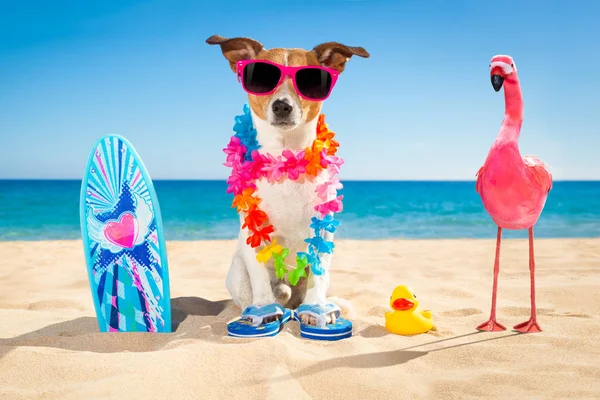
#> input picture data/dog.jpg, 600 x 400 px, found by its file name
$ jupyter execute 03_Image_processing.ipynb
#> lines starting #> are read from the running program, lines starting #| are printed output that depends on the picture; after the words box and inside, x2 and y2 are one past the last pixel; in counts of white or black regions, pixels touching at a corner belong together
# Image Processing

In this part,  we will learn how to do basic image processing using Python and the scientific packages openCV, Numpy, scikit-image, Matplotlib and Pandas.
## Some popular image processing libraries in python include:
- OpenCV
- scikit-image
- PIL
- and more\
We just tried scikit-image, Let's use OpenCV this time.

### Step 1: Set up the environment
import the necessary libraries

[cell 1]
import cv2
import numpy as np
import matplotlib.pyplot as plt
from skimage import io
# We are using the warning library to avoid getting a warning, it is not a big deal.
import warnings
warnings.filterwarnings("ignore")

### Step 2: Update an image
To upload an image in Google Colab, you can choose one of following:

option 1. Mount Google Drive : If your image is stored in Google Drive and you want to access it from Colab, you can mount your Google Drive by running the following code cell: \

from google.colab import drive\
drive.mount('/content/drive')

option 2. You can upload an image directly to Colab:

from google.colab import files \
uploaded = files.upload()

This will prompt you to select a file from your local machine. Select the image file you want to upload.

[cell 2]
from google.colab import files
uploaded = files.upload()
#> the answer given: dog.jpg

After the upload is complete, you can access the uploaded image file.
Read the uploaded image file

[cell 3]
file_name = next(iter(uploaded))
image = cv2.imread(file_name)
#> image is the input picture: shape (400, 600, 3); mean B, G, R 193.8, 184.8, 163

[cell 4]
# OpenCV reads images in BGR format, convert it to RGB
image_rgb = cv2.cvtColor(image, cv2.COLOR_BGR2RGB)

[cell 5]
# Display using matplotlib
plt.figure(figsize=(8, 6))
plt.imshow(image_rgb)
plt.axis('off')
plt.title('Summer Fun')
plt.show()

An RGB color is stored in a structure or unsigned integer with Blue occupying the least significant "area" (a byte in 32-bit and 24-bit formats), Green the second least, and Red the third least. BGR is the same, except the order of areas is reversed. Red occupies the least significant area, Green the second (still), and Blue the third.

### Step 3: Some basic image operations

[cell 6]
### Covert to grayscale
flag= cv2.IMREAD_GRAYSCALE
image_gray= cv2.imread(file_name, flag)
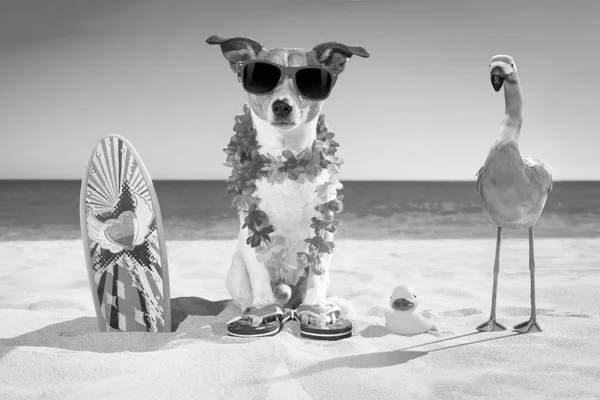
#> image_gray: shape (400, 600); min 0, max 255, mean 179.3
cmap= "gray" # cmap should be "gray" for grayscale images
plt.imshow(image_gray, cmap= cmap), plt.title("Gray Scale Image");

[cell 7]
### Resize an image to a new width and height
resized_image = cv2.resize(image, (300, 200))
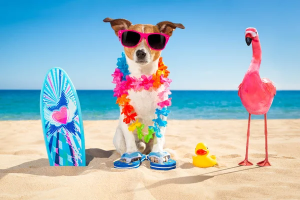
#> resized_image: shape (200, 300, 3); mean B, G, R 193.9, 184.9, 163.1
plt.imshow(cv2.cvtColor(resized_image, cv2.COLOR_BGR2RGB))

# Thresholding
* We use thresholding to convert images to binary, making it easier to manipulate images.
* We set a threshold and pixels below this threshold will be 0 (black), pixels above this threshold will be 1 (white).
* The image should be grayscale to make a meaningful thresholding.

[cell 8]
thresh, image_binary= cv2.threshold(image_gray, thresh= 150, maxval= 255, type= cv2.THRESH_BINARY)
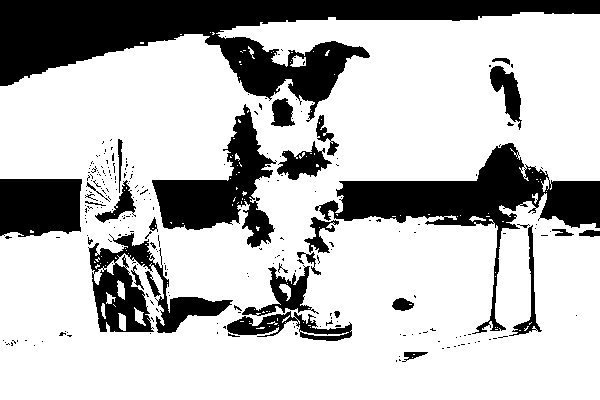
#> image_binary: shape (400, 600); 74% white; 256 black regions (225 under 20 px), largest, box (x1, y1, x2, y2) and area: (0, 0, 600, 122) 24813, (315, 143, 600, 334) 12080, (152, 104, 277, 248) 6764

[cell 9]
plt.figure(figsize= (15,10))
plt.subplot(1,2,1), plt.imshow(image_gray, cmap= "gray"), plt.title("Gray Image"), plt.axis("off")
plt.subplot(1,2,2), plt.imshow(image_binary, cmap= "binary"), plt.title("Binary Image"), plt.axis("off")
plt.show()
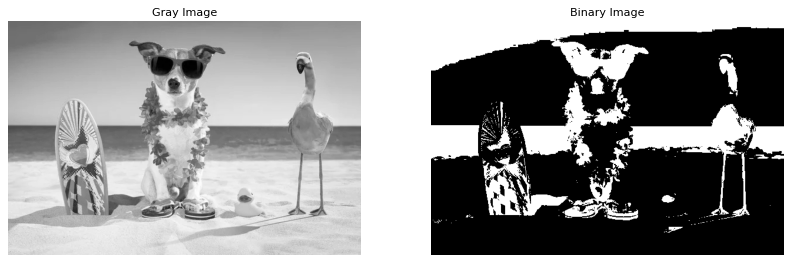
#> figure drawn by matplotlib, 2 panels

### Apply different filters to an image.

[cell 10]
blurred_image = cv2.GaussianBlur(image, (15, 15), 0)
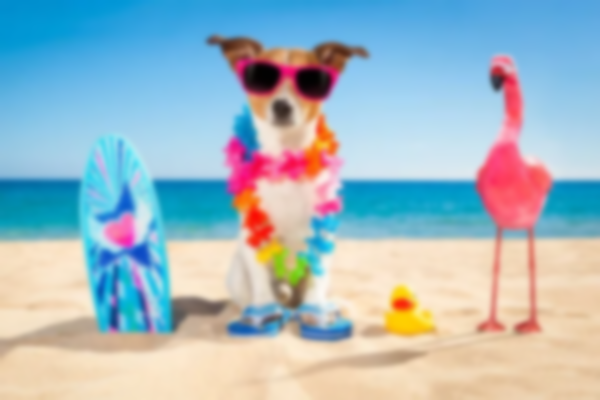
#> blurred_image: shape (400, 600, 3); mean B, G, R 193.8, 184.8, 163
# Display the blurred image
plt.imshow(cv2.cvtColor(blurred_image, cv2.COLOR_BGR2RGB))

### Edge Detection

[cell 11]
# Edge detection using Canny
edges = cv2.Canny(image_gray, 100, 200)
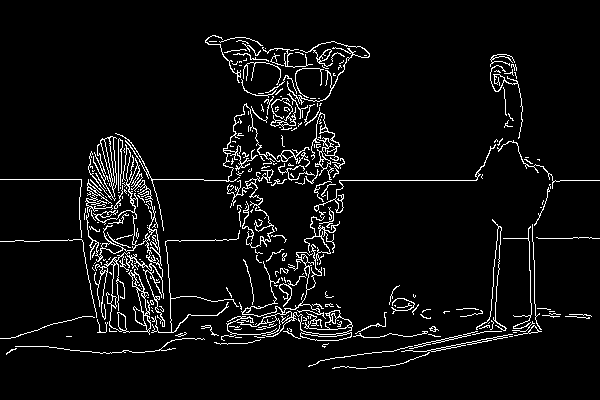
#> edges: shape (400, 600); 5.6% white in thin lines or dots, all inside (x1, y1, x2, y2) = (0, 35, 600, 369)
#> the answer given: smile.jpg

# Display the edges
plt.imshow(edges, cmap='gray')

## Create Your Own Sketch!
Let's have some fun!
1. Convert a photo into a pencil sketch effect.
you need to find a pic or take a pic yourself, print the original pic, then call the function below and print the new pic.

2. (optional) Try out advanced techniques like object detection, image segmentation, or feature extraction. some functions you may find from [here](https://docs.opencv.org/4.x/d2/d96/tutorial_py_table_of_contents_imgproc.html).

3. Add your sketch to a slide! \
Go to this google drive: https://drive.google.com/drive/folders/1mjBdJ8_ly4UlmieqODmyeCurRnA4Ewe3?usp=sharing \
Find today's date, and choose "image_processing" folder. \
Add your photo to a slide with your laptop number.

[cell 12]
def photo_sketch(image_path):
    # Read the image
#> called with image_path = 'smile.jpg'
    image = cv2.imread(image_path)
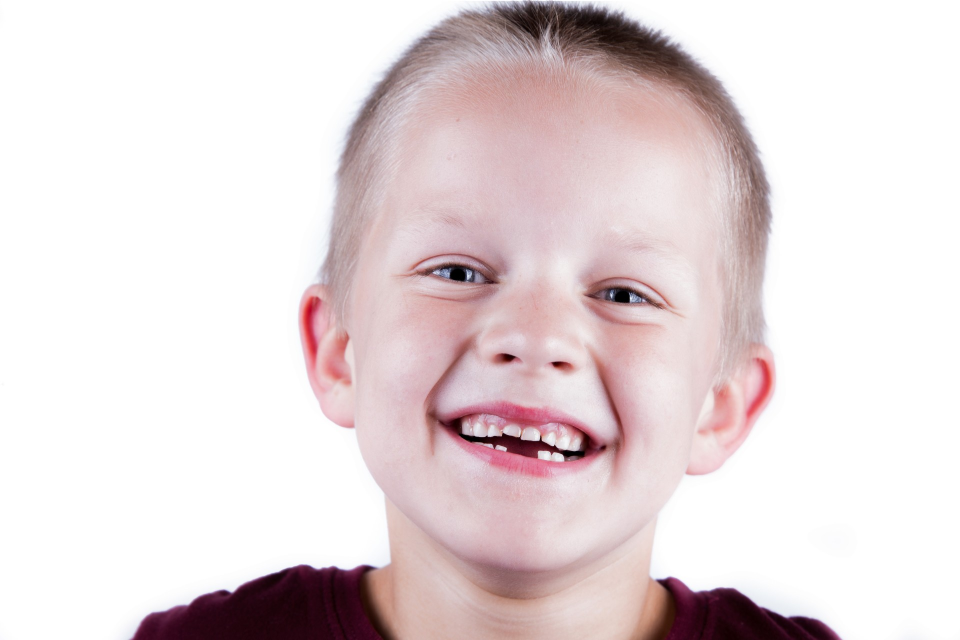
#> input picture data/smile.jpg, 1920 x 1280 px, found by its file name (shown at 1/2 size)
#> image is the input picture: shape (1280, 1920, 3); mean B, G, R 218.7, 217.3, 229.3

    # Convert the image to grayscale
    gray_image = cv2.cvtColor(image, cv2.COLOR_BGR2GRAY)
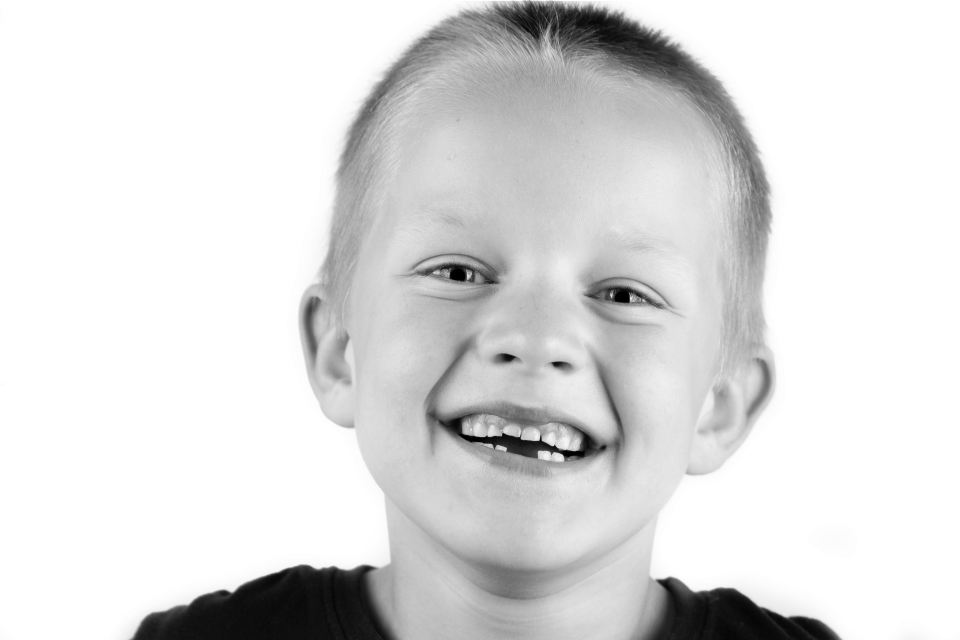
#> gray_image: shape (1280, 1920) (shown at 1/2 size); min 0, max 255, mean 221.1

    # Invert the grayscale image
    inverted_image = cv2.bitwise_not(gray_image)
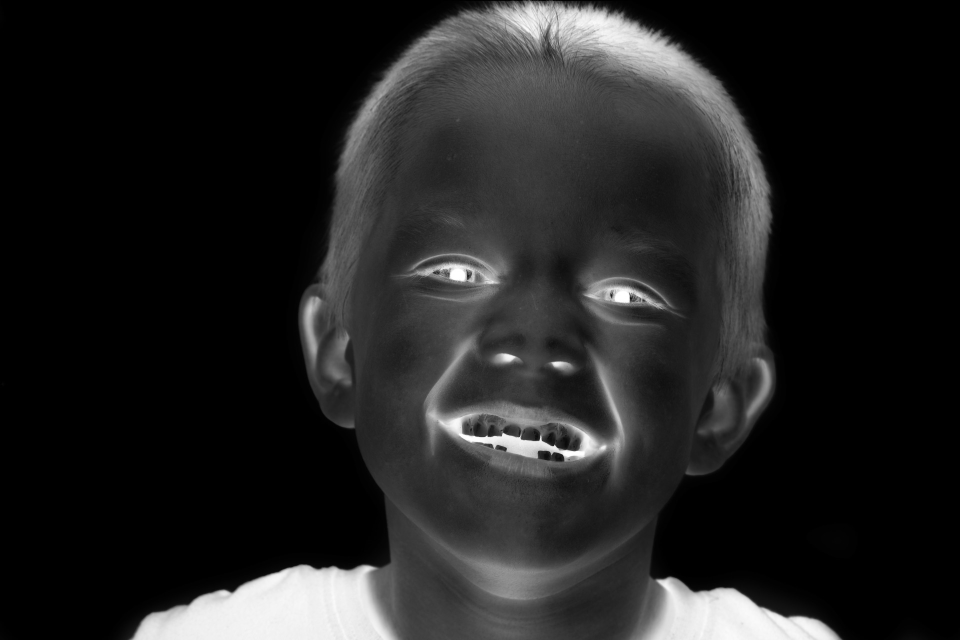
#> inverted_image: shape (1280, 1920) (shown at 1/2 size); min 0, max 255, mean 33.9

    # Apply Gaussian Blur
    blurred_image = cv2.GaussianBlur(inverted_image, (21, 21), 0)
#> blurred_image: shape (1280, 1920)

    # Invert the blurred image
    inverted_blurred_image = cv2.bitwise_not(blurred_image)

    # Create the pencil sketch
    sketch_image = cv2.divide(gray_image, inverted_blurred_image, scale=256.0)
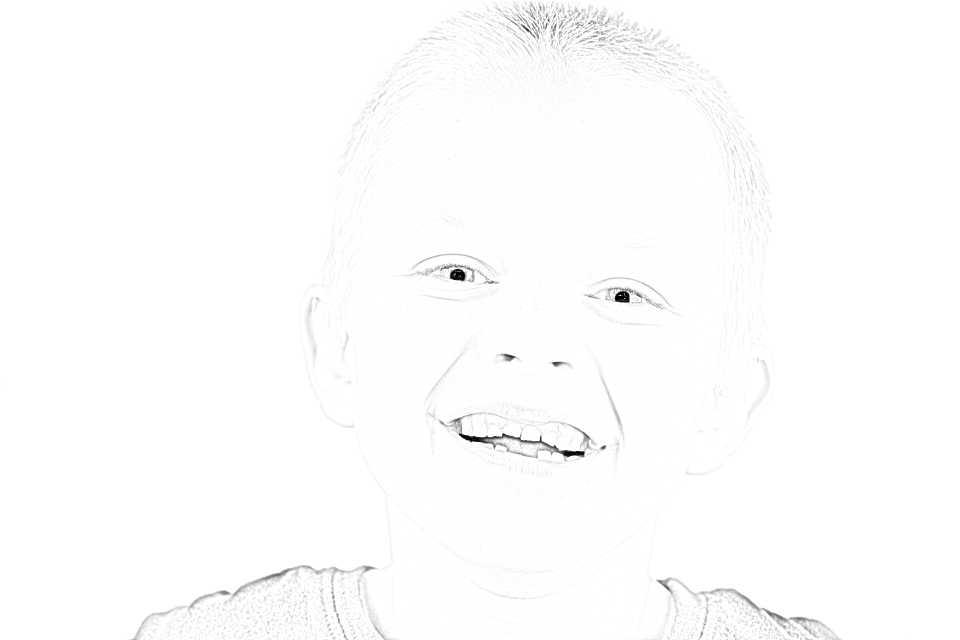
#> sketch_image: shape (1280, 1920) (shown at 1/2 size); min 0, max 255, mean 253.2

    # Convert the sketch image to RGB for displaying with matplotlib
    sketch_image_rgb = cv2.cvtColor(sketch_image, cv2.COLOR_GRAY2RGB)

    return sketch_image_rgb
